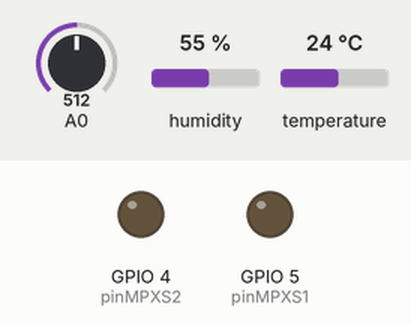
A sketch run on a simulated ESP8266 (NodeMCU). Shown: output pins drawn as LEDs (lit = HIGH). The inputs (shaded band) are chosen by the test bench; at power-on: A0 = 512, humidity 55 %, temperature 24 °C. WiFi joins after 1.5 s; servers stay silent unless stated; no MQTT or app messages arrive unless stated; what the sketch prints to the serial monitor is not drawn.

Above: at 0.1 s.
At 1.7 s:
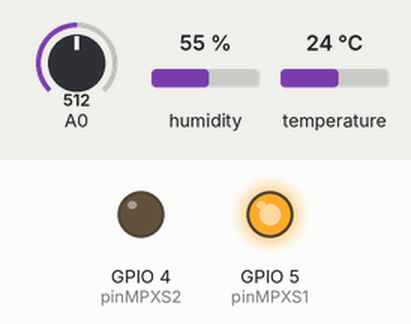
Timing chart, 0 to 3.2 s (numbered marks = the images above):
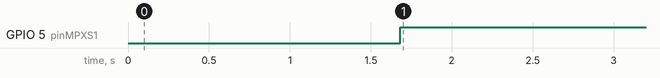

The sketch:

HA_Cocina_v2.2.ino
```cpp
/* DOMOTICA: HA_Cocina

 SENSORES: Clima, MQ's
 MQTT (arduino/cocina/...)
 OTA

 b1.0 Se parte del codigo de Salita
 b1.1 Modificaciones para cocina
 b1.2 Se crea la funcion leer()
 b1.3 Se activa Wifi, OTA y MQTT
 v2.0 Sensores MQ operativos en HA
 v2.1 Envio de lectura en el arranque
      Suscripcion a canal MQTT "arduino/#" para recibir ordenes
 v2.2 Solo se envia los datos de los MQ si han cambiado
 (C) Jimmy 2022
 -------------------------
*/

#include <ESP8266WiFi.h>
#include <DHT.h>
#include <PubSubClient.h>
#include <ArduinoOTA.h>
WiFiClient Wclient;
PubSubClient MQTTClient(Wclient);

int enviar = 1;

// MQTT
String ip;

// CLIMA
int pinClima = 13;  // D7 CLIMA
DHT dht(pinClima, DHT11);
float temp;
float temp_anterior = 0;
float hume;
float hume_anterior = 0;
int clima_lectura = 0;

// MQ's
int pinMPXS1 = 5; // D1
int pinMPXS2 = 4; // D2
float MQ2 = 0;
float MQ2_a = 0;
float MQ7 = 0;
float MQ7_a = 0;
float MQ135 = 0;
float MQ135_a = 0;
String S_MQ = "";
int MQ_tiempo = 0;
```

MQTT.ino
```cpp
void MQTTconnect() {
  while (!MQTTClient.connected()) {
    if (MQTTClient.connect("", "USER", "PASS")) {  // Usuario y contraseña del broque MQTT
    } else {
      delay(250);
    }
  }
  MQTTClient.setCallback(MQTTin);
  MQTTClient.subscribe("arduino/#");
  MQTTout("arduino/cocina/ip", "0");
  MQTTout("arduino/cocina/ip", ip);
}

void MQTTout(String tema, String dato) {
  char topic[30];
  tema.toCharArray(topic, 30);
  char payload[15];
  dato.toCharArray(payload, 15);
  MQTTClient.publish(topic, payload);
}

void MQTTin(char* topic, byte* message, unsigned int length) {
  String strTopic = String((char*)topic);
  if (strTopic == "arduino/refrescar") {
    MQTTout("arduino/cocina/ip", ip);
    enviar = 1;
  }
}
```

OTA.ino
```cpp
void InitOTA() {
  //ArduinoOTA.setPort(8266);
  ArduinoOTA.setHostname("HOST"); // Usuario con el que se identifica el arduino en OTA
  ArduinoOTA.setPassword("PASS"); // Password para actualizar el codigo
  ArduinoOTA.onStart([]() {
    String type;
    if (ArduinoOTA.getCommand() == U_FLASH) {
      type = "sketch";
    } else {
      type = "filesystem";
    }
    // NOTE: if updating SPIFFS this would be the place to unmount SPIFFS using SPIFFS.end()
    Serial.println("Start updating " + type);
  });

  ArduinoOTA.onEnd([]() {
    Serial.println("\nEnd");
  });

  ArduinoOTA.onProgress([](unsigned int progress, unsigned int total) {
    Serial.printf("Progress: %u%%\r", (progress / (total / 100)));
  });

  ArduinoOTA.onError([](ota_error_t error) {
    Serial.printf("Error[%u]: ", error);
    if (error == OTA_AUTH_ERROR) {
      Serial.println("Auth Failed");
    } else if (error == OTA_BEGIN_ERROR) {
      Serial.println("Begin Failed");
    } else if (error == OTA_CONNECT_ERROR) {
      Serial.println("Connect Failed");
    } else if (error == OTA_RECEIVE_ERROR) {
      Serial.println("Receive Failed");
    } else if (error == OTA_END_ERROR) {
      Serial.println("End Failed");
    }
  });

  ArduinoOTA.begin();
  Serial.println("");
  Serial.println("OTA iniciado");
}
```

WiFi.ino
```cpp
void Wificonnect() {
  WiFi.mode(WIFI_STA);
  WiFi.begin("USER", "PASS");  //  Usuario y contraseña de la red WiFi
  while (WiFi.status() != WL_CONNECTED) { delay(200); }
  ip = WiFi.localIP().toString();
}
```

loop.ino
```cpp
void loop() {

  // Comprobacion de Wifi
  if (!WiFi.isConnected()) { Wificonnect(); }

  //OTA
  ArduinoOTA.handle();

  // Comprobacion de MQTT
  if (!MQTTClient.connected()) { MQTTconnect(); }
  MQTTClient.loop();

  // CLIMA
  if (millis() - clima_lectura > (5 * 60000) || enviar == 1) {
    clima_lectura = millis();
    temp = dht.readTemperature();
    // temp=temp-1; // Correcion de lectura con tapa puesta
    hume = dht.readHumidity();
    if (temp != temp_anterior) {
      String S_temp = String(temp, 2);
      MQTTout("arduino/cocina/temperatura", S_temp);
      temp_anterior = temp;
    }
    if (hume != hume_anterior) {
      String S_hume = String(hume, 2);
      MQTTout("arduino/cocina/humedad", S_hume);
      hume_anterior = hume;
    }
  }

  // MQ's
  if (millis() - MQ_tiempo > (5 * 60000) || enviar == 1) {
    MQ_tiempo = millis();

    digitalWrite(pinMPXS1, LOW);
    digitalWrite(pinMPXS2, LOW);
    MQ135 = analogRead(A0);
    if (MQ135 != MQ135_a) {
      S_MQ = String(MQ135, 0);
      MQTTout("arduino/cocina/MQ135", S_MQ);
      MQ135_a=MQ135;
    }

    digitalWrite(pinMPXS1, LOW);
    digitalWrite(pinMPXS2, HIGH);
    MQ2 = analogRead(A0);
    if (MQ2 != MQ2_a) {
      S_MQ = String(MQ2, 0);
      MQTTout("arduino/cocina/MQ2", S_MQ);
      MQ2_a=MQ2;
    }

    digitalWrite(pinMPXS1, HIGH);
    digitalWrite(pinMPXS2, LOW);
    MQ7 = analogRead(A0);
    if (MQ7 != MQ7_a) {
      S_MQ = String(MQ7, 0);
      MQTTout("arduino/cocina/MQ7", S_MQ);
      MQ7_a=MQ7;
    }

    enviar = 0;
  }
}
```

setup.ino
```cpp
void setup() {
  Serial.begin(115200);

  // OTA
  InitOTA();

  // MQTT
  MQTTClient.setServer("IP", 1883);  // Direccion IP del broquer MQTT

  // CLIMA
  dht.begin();

  // MPX MQ's
  pinMode(pinMPXS1, OUTPUT);
  pinMode(pinMPXS2, OUTPUT);
}
```

Measured:
- by itself, GPIO 5 (pinMPXS1): LOW → HIGH at 1.7 s
